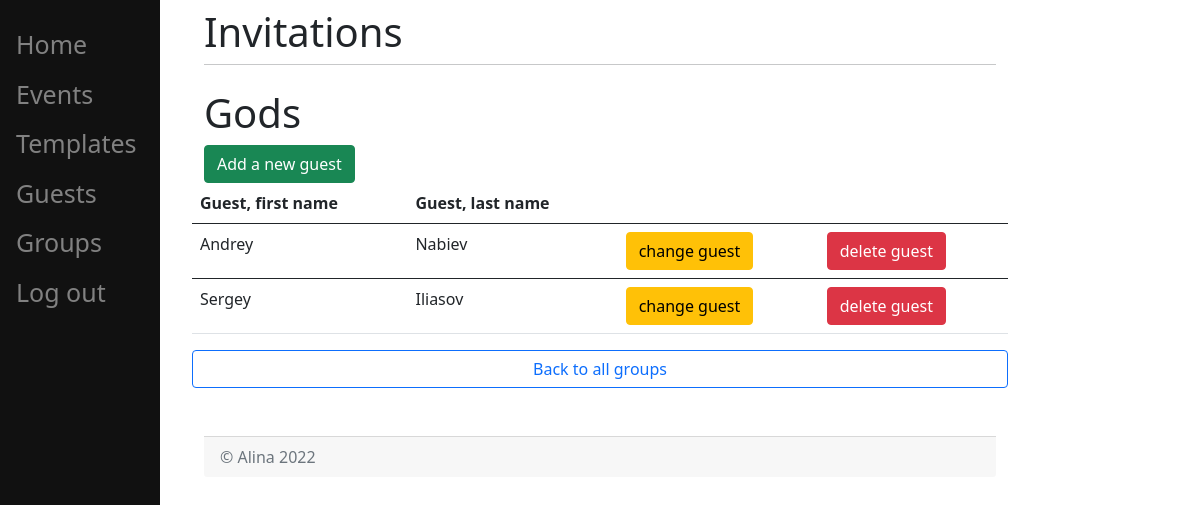
The app's page /groups/view_group/26 (signed in), older data.
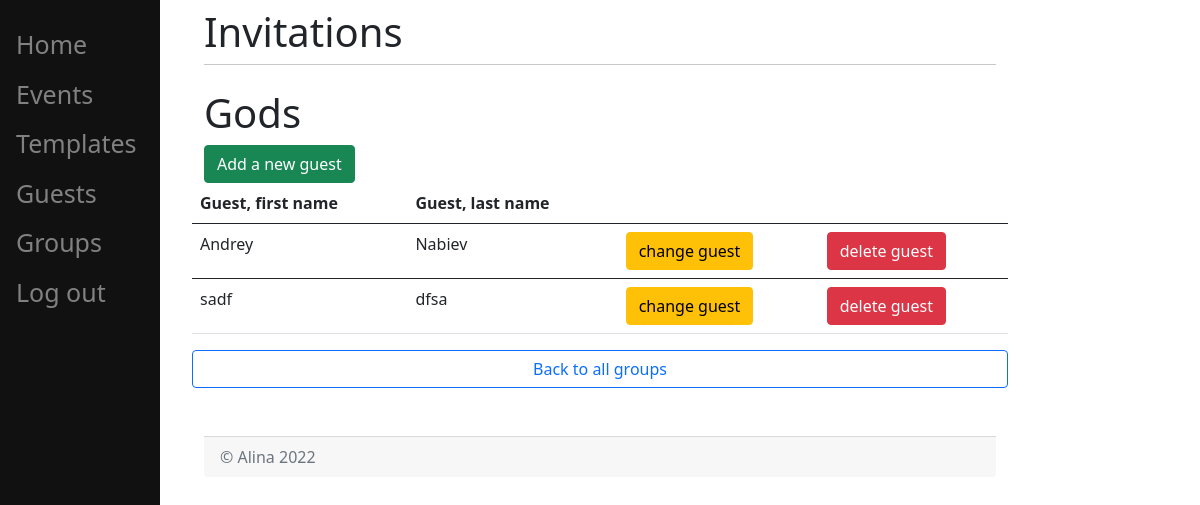
The same page, newer data.
### invitations/models.py (models this page shows, shortened)
class Guest(models.Model):
    group = models.ForeignKey(Group, on_delete=models.CASCADE)
    first_name = models.CharField(max_length=200)
    last_name = models.CharField(max_length=200)
    parent_name = models.CharField(max_length=200, default='Unknown')
    parent_phone = models.CharField(max_length=200, default='Unknown')
    email = models.EmailField(help_text="jaan@mail.com", default='Unknown')
    phone = models.CharField(max_length=200, default='Unknown')
    address = models.CharField(max_length=200, default='Unknown')

### invitations/views.py (the view)
def view_group(request, group_id):
    try:
        group = Group.objects.get(id=group_id)
        return render(request, "invitations/view_group.html", {"group": group})
    except Group.DoesNotExist:
        raise Http404("No group matches the given query.")

### templates/invitations/view_group.html (shortened to what this page needs)
{% extends 'invitations/home.html' %}
{% block content %}
    <h1>{{ group.name }}</h1>
    <form action="/guests/add/">
        <button type="submit" class="btn btn-success">Add a new guest</button>
    </form>
    <table class="table">
        <thead>
        <tr>
            <th scope="col">Guest, first name</th>
            <th scope="col">Guest, last name</th>
            <th scope="col"></th>
            <th scope="col"></th>
        </tr>
        </thead>
        <tbody>
        {% for guest in  group.guest_set.all %}
            <tr>
                <td>{{ guest.first_name }}</td>
                <td>{{ guest.last_name }}</td>
                <td>
                    <a href="/guests/change/{{ guest.id }}" class="btn btn-warning">change guest</a>
                </td>
                <td>
                    <form action="/guests/delete/" method="post">
                        <button type="submit" class="btn btn-danger">delete guest</button>
                    </form>
                </td>
            </tr>
            </tbody>
        {% endfor %}
    </table>
    <a href="/groups" class="btn btn-outline-primary">Back to all groups</a>
{% endblock %}

Row changes from the older to the newer data that the page shows:
removed Guest: first_name "Sergey", last_name "Iliasov"
added Guest: first_name "sadf", last_name "dfsa"
